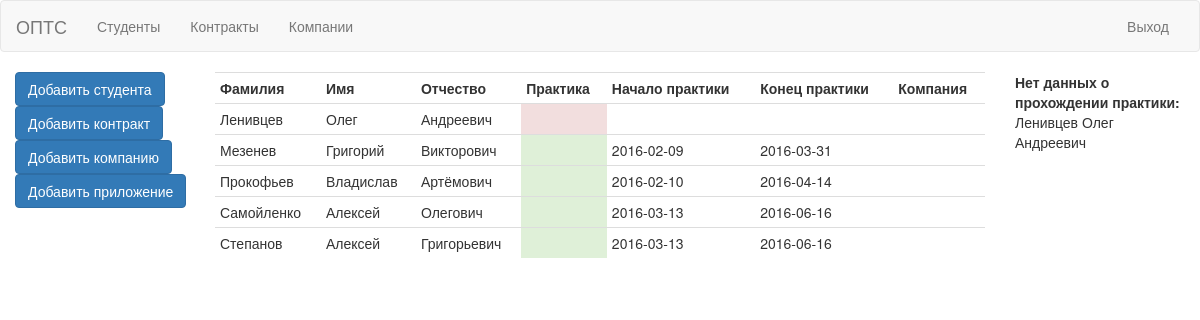
Before: /index.php?page=DefaultController/students (signed in) with the older database file.
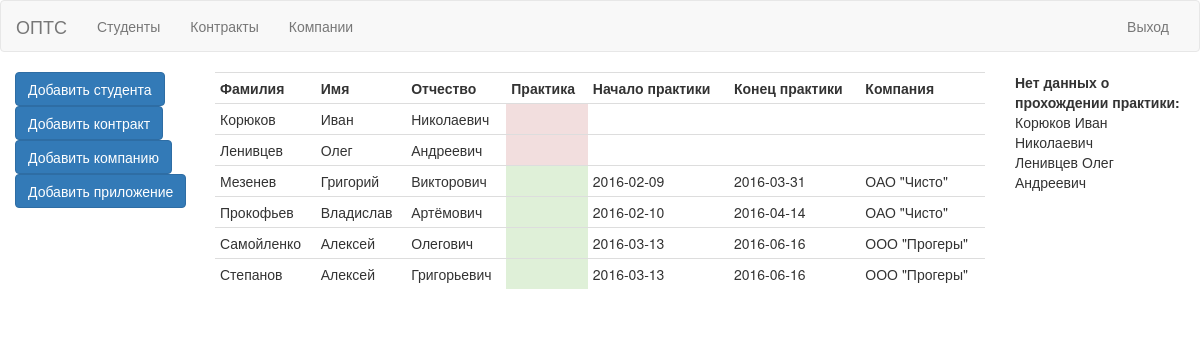
After: the same page with the newer database file.
### tables this page shows
CREATE TABLE `students` (
  `id` int(10) unsigned NOT NULL AUTO_INCREMENT,
  `last_name` varchar(50) NOT NULL,
  `first_name` varchar(50) NOT NULL,
  `patronymic` varchar(50) NOT NULL,
  PRIMARY KEY (`id`)
);

CREATE TABLE `applications` (
  `id` int(11) unsigned NOT NULL AUTO_INCREMENT,
  `contract_id` int(11) unsigned NOT NULL,
  `practice_id` int(11) unsigned NOT NULL,
  `start_date` date NOT NULL,
  `end_date` date NOT NULL,
  PRIMARY KEY (`id`),
  KEY `contract_id` (`contract_id`),
  KEY `practice_id` (`practice_id`),
  CONSTRAINT `applications_ibfk_1` FOREIGN KEY (`contract_id`) REFERENCES `contracts` (`id`),
  CONSTRAINT `applications_ibfk_2` FOREIGN KEY (`practice_id`) REFERENCES `practice_types` (`id`)
);

CREATE TABLE `companies` (
  `id` int(10) unsigned NOT NULL AUTO_INCREMENT,
  `name` varchar(50) NOT NULL,
  `address` varchar(120) NOT NULL,
  `telephone_number` varchar(20) NOT NULL,
  PRIMARY KEY (`id`)
);

### pages/DefaultController.php (called while the page is built, shortened)
<?php
class DefaultController extends \AbstractPage
{
    public function studentsAction()
    {
        $data = $this->getAll();
        $this->render('views/default/students.php', $data);
    }
    protected function getAll()
    {
        $result['all'] = \Post::get();
        $result['contracts'] = \Post::get('contracts');
        $result['companies'] = \Post::get('companies');
        $result['types'] = \Post::get('types');
        return $result;
    }
}

### index.php (called while the page is built, shortened)
<?php
$root = $_SERVER['DOCUMENT_ROOT'] . "/OPTS/";
require($root . 'core/AbstractPage.php');
$route = isset($_GET['page'])?explode('/',$_GET['page']):['DefaultController','login'];
list($class_name,$method_name) = $route;
$page = new $full_class_name();
try{
    $page->run($method_name);
}catch(Exception $e){
    $err_page = new ErrorPage($e);
    $err_page->run();
}

### model/Post.php (called while the page is built, shortened)
<?php
class Post
{
    public static function get($result = "all")
    {
        $sql = Config::get()->db;
        switch ($result) {
            default:
                $data = $sql->query("
            SELECT students.id st_id,
            	students.first_name st_f_name,
            	students.last_name st_l_name,
            	students.patronymic st_patro,
            	applications.id app_id,
            	applications.start_date app_start,
                applications.end_date app_end,
            	contracts.id contr_id,
            	contracts.text contr_text,
            	contracts.formation_date contr_date,
            	companies.name company_name
            FROM students
                LEFT JOIN student_app_link ON(student_app_link.student_id = students.id)
                LEFT JOIN applications ON(student_app_link.app_id = applications.id)
                LEFT JOIN contracts ON(contracts.id = applications.contract_id)
                LEFT JOIN companies ON(companies.id = contracts.company_id)
            ORDER BY students.last_name ASC, students.first_name ASC
                  ");
                while ($row = $data->fetch_array()) {
                    $all[] = $row;
                }
                return $all;
                break;
            case "contracts":
                $data = $sql->query("SELECT * FROM contracts");
                while ($row = $data->fetch_assoc()) {
                    $contracts[] = $row;
                }
                return $contracts;
            case "companies":
                $data = $sql->query("SELECT * FROM companies");
                while ($row = $data->fetch_assoc()) {
                    $companies[] = $row;
                }
                return $companies;
            case 'types':
                $data = $sql->query("SELECT * FROM practice_types");
                while ($row = $data->fetch_assoc()) {
                    $types[] = $row;
                }
                return $types;
        }
    }
}

### views/default/students.php (the view)
<div class="col-sm-8">
    <table class="table table-hover table-condensed">
        <tr>
            <th>Фамилия</th>
            <th>Имя</th>
            <th>Отчество</th>
            <th>Практика</th>
            <th>Начало практики</th>
            <th>Конец практики</th>
            <th>Компания</th>
        </tr>
        <? foreach ($page_data['all'] as $student): ?>
            <tr>
                <td><?= $student['st_l_name'] ?></td>
                <td><?= $student['st_f_name'] ?></td>
                <td><?= $student['st_patro'] ?></td>
                <?php if ($student['app_id']): ?>
                    <td class="success"></td>
                <?php else: ?>
                    <td class="danger"></td>
                <?php endif ?>
                <td><?= $student['app_start'] ?></td>
                <td><?= $student['app_end'] ?></td>
                <td><?= $student['company_name'] ?></td>
            </tr>
        <? endforeach; ?>
    </table>
</div>
<div class="col-sm-2">
    <b>Нет данных о прохождении практики:</b><br>
    <? foreach ($page_data['all'] as $student): ?>
        <?php if (!$student['app_id']): ?>
            <?=$student['st_l_name'] . " " . $student['st_f_name'] . " " . $student['st_patro'] . "<br>"?>
        <?php endif ?>
    <? endforeach; ?>
</div>

### core/AbstractPage.php (shortened to what this page needs)
<?php
abstract class AbstractPage
{
    public function run($method_name)
    {
        $full_method_name = $method_name . 'Action';
        if (method_exists($this, $full_method_name)) {
            $this->{$full_method_name}();
        } else {
            throw new Exception("Страница не найдена");
        }
    }
    protected function render($view, $page_data)
    {
        include($_SERVER['DOCUMENT_ROOT'] . '/OPTS/views/header.php');
        include($_SERVER['DOCUMENT_ROOT'] . "/OPTS/" . $view);
        include($_SERVER['DOCUMENT_ROOT'] . '/OPTS/views/footer.php');
    }
}

### views/header.php (shortened to what this page needs)
<!DOCTYPE html>
<html lang="ru">
<head>
    <link rel="stylesheet" href="http://maxcdn.bootstrapcdn.com/bootstrap/3.3.6/css/bootstrap.min.css">
</head>
<body>
<div class="container-fluid">
    <?php if (($_SESSION['role'] == 1 || $_SESSION['role'] == 0) && $_SESSION['role'] != NULL): ?>
        <div class="row content">
            <nav class="navbar navbar-default">
                <div class="container-fluid">
                    <div class="navbar-header">
                        <a class="navbar-brand" href="#">ОПТС</a>
                    </div>
                    <div class="collapse navbar-collapse" id="bs-example-navbar-collapse-1">
                        <ul class="nav navbar-nav">
                            <li><a href="#">Студенты<span class="sr-only">(current)</span></a></li>
                            <li><a href="#">Контракты</a></li>
                            <li><a href="#">Компании</a></li>
                        </ul>
                        <ul class="nav navbar-nav navbar-right">
                            <li><a href="/OPTS/index.php?page=Login">Выход</a></li>
                        </ul>
                    </div>
                </div>
            </nav>
        </div>
    <?php endif; ?>
    <div class="row content">
        <div class="col-sm-2">
            <?php if ($_SESSION['role'] == 1): ?>
                <a href="#spoiler-1" data-toggle="collapse" class="btn btn-primary">Добавить студента</a>
                <a href="#spoiler-2" data-toggle="collapse" class="btn btn-primary">Добавить контракт</a>
                <a href="#spoiler-3" data-toggle="collapse" class="btn btn-primary">Добавить компанию</a>
                <a href="#spoiler-4" data-toggle="collapse" class="btn btn-primary">Добавить приложение</a>
            <?php endif ?>
        </div>

### views/footer.php
</div>
</div>
</body>
</html>

Changed rows visible on the page:
added students: last_name "Корюков", first_name "Иван", patronymic "Николаевич"
shown differently, row unchanged: students "Мезенев": companies.name (not shown) → "ОАО \"Чисто\""
shown differently, row unchanged: students "Прокофьев": companies.name (not shown) → "ОАО \"Чисто\""
shown differently, row unchanged: students "Самойленко": companies.name (not shown) → "ООО \"Прогеры\""
shown differently, row unchanged: students "Степанов": companies.name (not shown) → "ООО \"Прогеры\""
